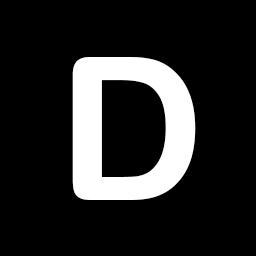
#> input picture das et al/watermark.png, 256 x 256 px
$ jupyter execute key_identification.ipynb
#> lines starting #> are read from the running program, lines starting #| are printed output that depends on the picture; after the words box and inside, x2 and y2 are one past the last pixel; in counts of white or black regions, pixels touching at a corner belong together; long printed decimals are rounded
[cell 1]
import cv2
from matplotlib import pyplot as plt
from numpy import r_
import numpy as np

img_grey = cv2.imread('watermark.png', cv2.IMREAD_GRAYSCALE)
#> img_grey is the input picture: shape (256, 256); min 0, max 255, mean 40
thresh = 128
binary_watermark = cv2.threshold(img_grey, thresh, 255, cv2.THRESH_BINARY)[1]
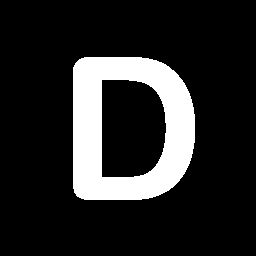
#> binary_watermark: shape (256, 256); 15.7% white; 1 white region, box (x1, y1, x2, y2) and area: (73, 57, 195, 200) 10259
plt.figure()
plt.imshow(binary_watermark,cmap='gray')
print(binary_watermark.shape)
#| (256, 256)
plt.title( "Watermark")

def key_similarity(binary_watermark):
  imsize = binary_watermark.shape
#> imsize = (256, 256)
  num=0
  count=0
  for i in r_[:imsize[0]:8]:
      for j in r_[:imsize[1]:8]:
          v=binary_watermark[i:(i+8),j:(j+8)]
          if(np.count_nonzero(v)>=1):
            num=num+1
#> after the loop, num = 193
  return num
print(key_similarity(binary_watermark))
#| 193

#the key contains 1024 groups of 3 elements and we can fetch 193 groups each of 3 elements
percentage_fetched=(key_similarity(binary_watermark)*3)/(1024*3)
#> percentage_fetched = 0.188
print(percentage_fetched*100,"%")
#| 18.848 %
